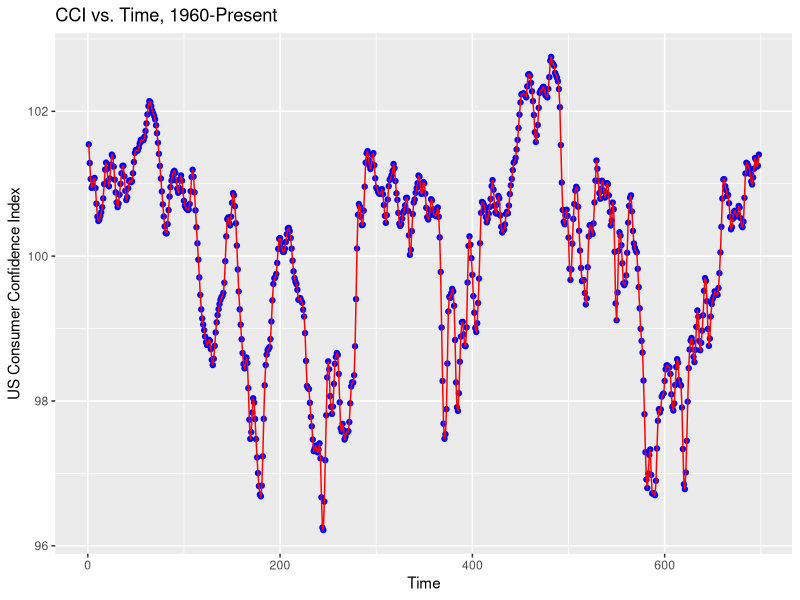

Here is the R script that generated this plot:
library(ggplot2)
data_table <- read.csv("US_CCI_.csv")

data_table$IncTime <- 1:nrow(data_table)
data_table <- subset(data_table, select = c(IncTime, TIME, Value))
names(data_table) <- c("Time", "YearMonth", "CCI")

print(head(data_table))
print(tail(data_table))

CCIVTime <- ggplot() +
  geom_point(aes(x = data_table$Time, y = data_table$CCI), color = "blue") + 
  geom_line(aes(x = data_table$Time, y = data_table$CCI), color = "red") +
  xlab("Time") + ylab("US Consumer Confidence Index") + ggtitle("CCI vs. Time, 1960-Present") +
  scale_y_continuous()
ggsave("cciVTime.png", last_plot())

write.csv(data_table, "postETLCCI.csv")